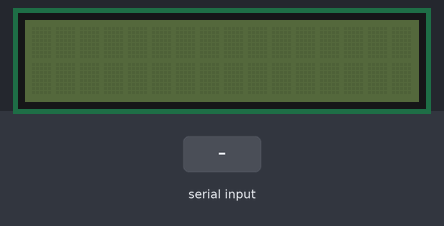
Recording of a sketch running on a simulated Arduino Uno, built with avr-gcc and run on an emulated ATmega328P. Parts: 16×2 character LCD. The inputs (shaded band) are chosen by the test bench.

Above: at 1.2 s.
1.3 s: "90,45\n" received over Serial
At 3.1 s:
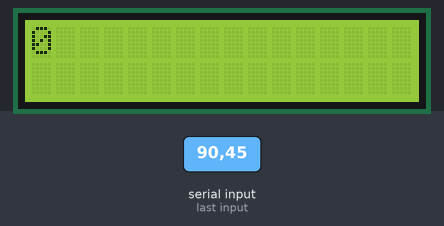
4.0 s: "30,150\n" received over Serial
At 4.9 s:
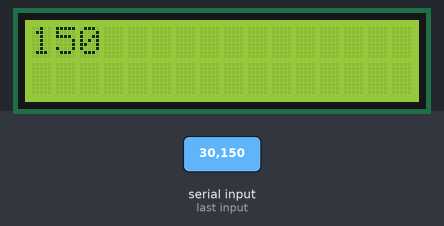
Timing chart, 0 to 7.0 s (numbered marks = the images above; inputs shaded):
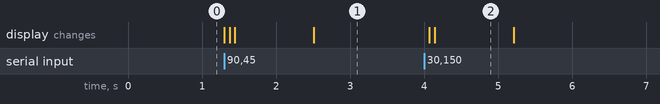

The sketch:

sketch_nov7a.ino
```cpp
#include <Wire.h>
#include <LiquidCrystal_I2C.h>
LiquidCrystal_I2C lcd(0x27, 16, 2);

int k;
void setup() {
  Serial.begin(9600);
}

void loop() {
  if (Serial.available()) {
    k = Serial.parseInt();
    lcd.init();
    lcd.backlight();
    lcd.clear();
    lcd.setCursor(0, 0);
    lcd.print(k);
  }
}
```

Measured:
- after the input at 4.0 s, the display: first changes after 0.07 s (image 2 shows a later state)
- what the display in image 2 shows lasts 1.1 s, from 4.1 s to 5.2 s
